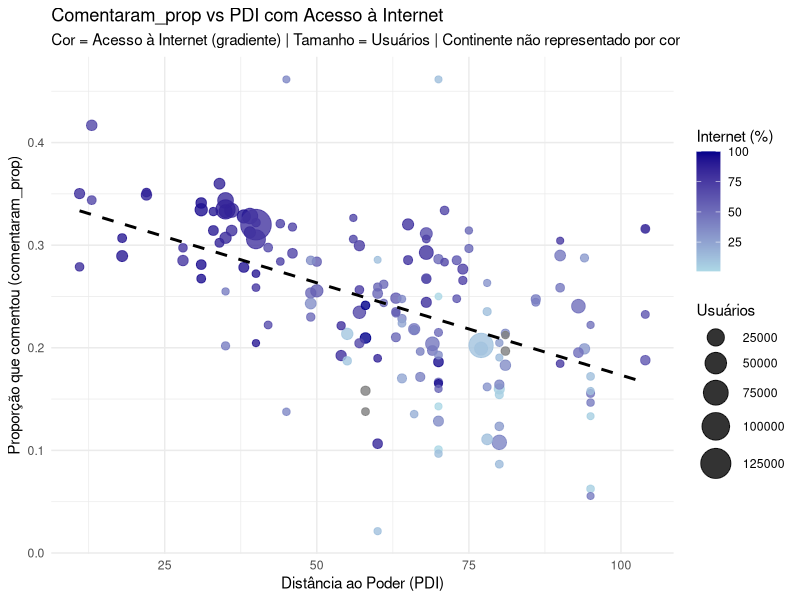

Generate this figure with R:
library(dplyr)
library(ggplot2)
library(lubridate)
library(kableExtra)
library(readr)

# Carregar os dados
dados <- read_csv("data/participation-per-country.csv")

ggplot(dados, aes(x = PDI, y = comentaram_prop)) +
  geom_point(aes(size = usuarios, color = Internet), alpha = 0.8) +
  geom_smooth(method = "lm", se = FALSE, color = "black", linetype = "dashed") +
  scale_color_gradient(low = "lightblue", high = "darkblue") +
  scale_size(range = c(2, 10)) +
  labs(
    title = "Comentaram_prop vs PDI com Acesso à Internet",
    subtitle = "Cor = Acesso à Internet (gradiente) | Tamanho = Usuários | Continente não representado por cor",
    x = "Distância ao Poder (PDI)",
    y = "Proporção que comentou (comentaram_prop)",
    color = "Internet (%)",
    size = "Usuários"
  ) +
  theme_minimal()
